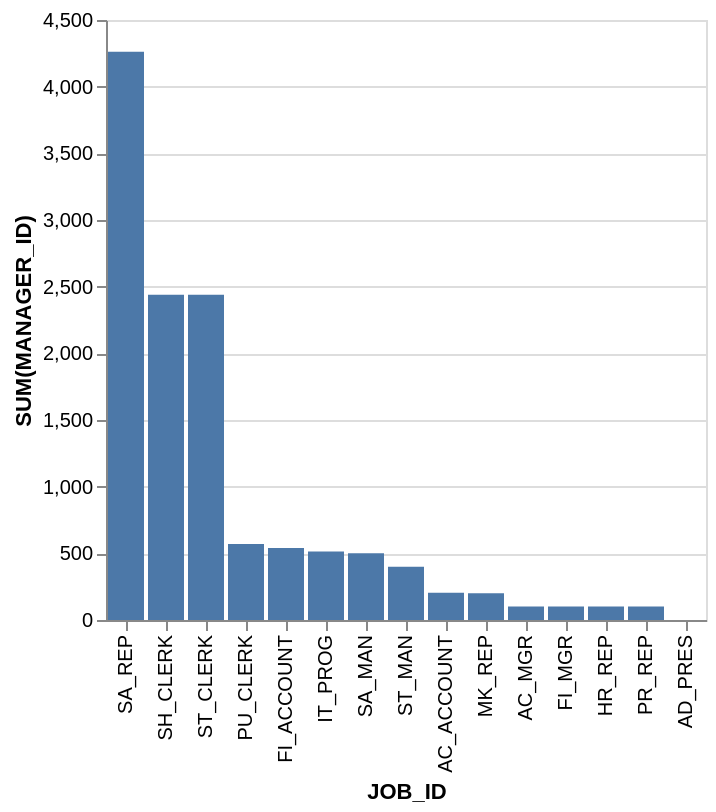

Describe this chart as a Vega-Lite specification.
### Vega-Lite specification from a JSON file in a GitHub repository (floating-point values rounded to 4 significant figures)
{"data": {"values": [{"x_data": "AC_ACCOUNT", "y_data": 205}, {"x_data": "AC_MGR", "y_data": 101}, {"x_data": "AD_PRES", "y_data": 0}, {"x_data": "FI_ACCOUNT", "y_data": 540}, {"x_data": "FI_MGR", "y_data": 101}, {"x_data": "HR_REP", "y_data": 101}, {"x_data": "IT_PROG", "y_data": 514}, {"x_data": "MK_REP", "y_data": 201}, {"x_data": "PR_REP", "y_data": 101}, {"x_data": "PU_CLERK", "y_data": 570}, {"x_data": "SA_MAN", "y_data": 500}, {"x_data": "SA_REP", "y_data": 4261}, {"x_data": "SH_CLERK", "y_data": 2440}, {"x_data": "ST_CLERK", "y_data": 2440}, {"x_data": "ST_MAN", "y_data": 400}]}, "mark": "bar", "encoding": {"x": {"field": "x_data", "type": "nominal", "title": "JOB_ID", "sort": {"op": "sum", "field": "y_data", "order": "descending"}}, "y": {"field": "y_data", "type": "quantitative", "title": "SUM(MANAGER_ID)"}}}
